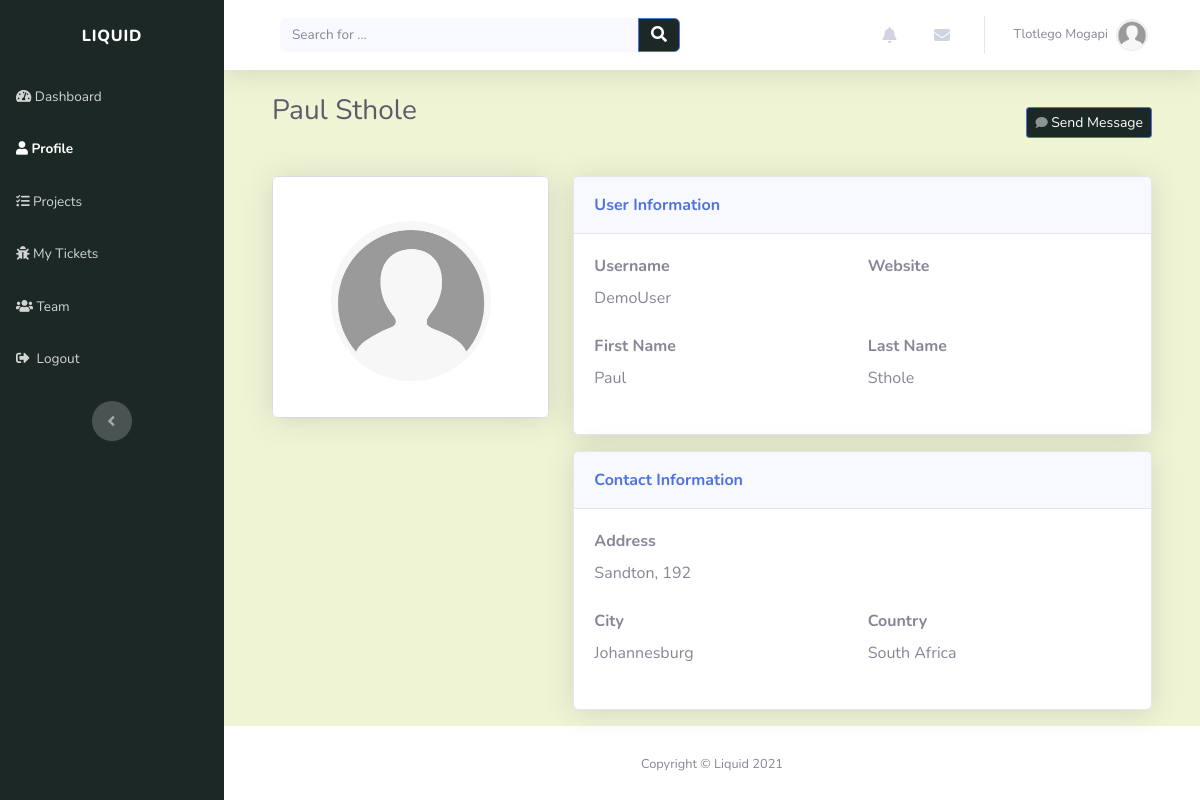
The app's page /account/profile/demo-useremailcom-44lf7xgn/ (signed in), older data.
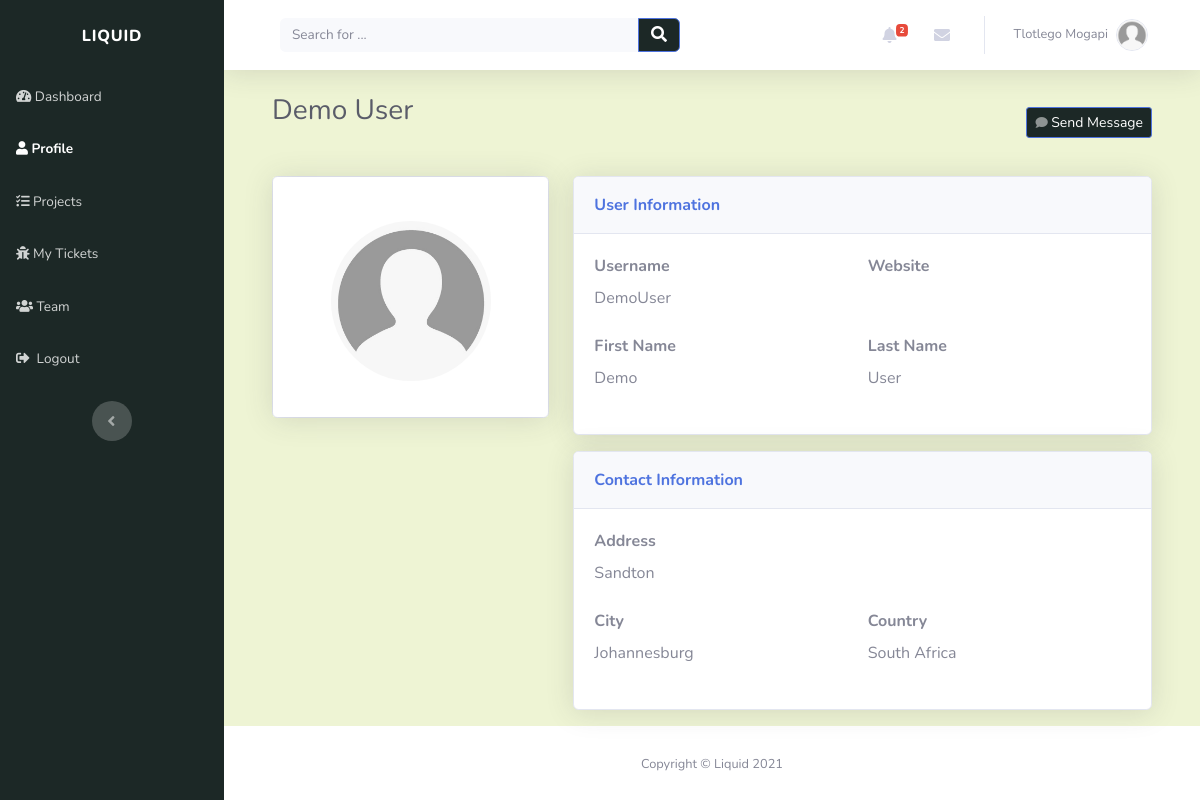
The same page, newer data.
### account/models.py (models this page shows, shortened)
class Profile(models.Model):
    user = models.OneToOneField(settings.AUTH_USER_MODEL, on_delete=models.CASCADE, unique=True)
    profile_picture = models.ImageField(default='default.jpg', upload_to='profile_images', blank=True)
    website = models.URLField(blank=True)
    first_name = models.CharField(max_length=30, blank=True)
    last_name = models.CharField(max_length=30, blank=True)
    address = models.CharField(max_length=50, blank=True)
    city = models.CharField(max_length=50, blank=True)
    country = models.CharField(max_length=50, blank=True)
    slug = models.SlugField(unique=True, blank=True)

class Account(AbstractBaseUser):
    email = models.EmailField(verbose_name="email", max_length=30, unique=True)
    username = models.CharField(max_length=30, unique=True)
    date_created = models.DateTimeField(verbose_name="date created", auto_now_add=True)
    last_login = models.DateTimeField(verbose_name="last login", auto_now=True)
    is_admin = models.BooleanField(default=False)
    is_staff = models.BooleanField(default=False)
    is_active = models.BooleanField(default=True)
    is_super_user = models.BooleanField(default=False)
    USERNAME_FIELD = 'email'
    REQUIRED_FIELDS = ['username']
    objects = AccountManager()

### account/views.py (the view)
# urls.py: path('profile/<slug:slug>/', views.profile_detail_view, name="view_profile"),
@login_required(login_url='login_page')
def profile_detail_view(request, slug):
    context = {}
    context['user_profile'] = get_object_or_404(Profile, slug=slug)
    return render(request, "account/profile_detail.html", context)

### index/custom_processors.py (called while the page is built)
def profile_processor(request):
    if request.user.is_authenticated:
        user = request.user
        user_profile = get_object_or_404(Profile, user=user)
        user_messages = DirectMessage.objects.filter(receiver=user_profile).order_by('-created_on')[:5]
        user_alerts = Alert.objects.filter(user=user_profile).order_by('-created_on')[:5]
        return {'profile': user_profile, 'direct_messages': user_messages, 'alerts': user_alerts}
    else:
        return{}

### account/templates/account/profile_detail.html (shortened to what the changed rows need)
{% extends "index/header.html" %}
{% block content %}
<div class="container-fluid">
    <div class="d-sm-flex justify-content-between align-items-center mb-4">
		<h3 class="text-dark mb-4">{{user_profile.first_name}} {{user_profile.last_name}}</h3>
        <a
            class="btn btn-primary btn-sm d-none d-sm-inline-block"
            role="button"
            href="#"
            style="background: rgb(28, 40, 38)"
            ><em class="fas fa-comment fa-sm text-white-50"></em>&nbsp;Send Message</a
        >
	</div>
    <div class="row mb-3">
        <div class="col-lg-4">
            <div class="card mb-3">
                <div class="card-body text-center shadow">
                    <img
                        class="rounded-circle mb-3 mt-4"
                        src="{{user_profile.profile_picture.url}}"
                        width="160"
                        height="160"
                        alt="user profile"
                    />
                </div>
            </div>
        </div>
        <div class="col-lg-8">
            <div class="row">
                <div class="col">
                    <div class="card shadow mb-3">
                        <div class="card-body">
                                <div class="form-row">
                                    <div class="col">
                                        <div class="form-group">
                                            <label for="username"><strong>Username</strong></label>
                                            <p class="mb-4">{{ user_profile.user.username }}</p>
                                        </div>
                                    </div>
                                </div>
                                <div class="form-row">
                                    <div class="col">
                                        <div class="form-group">
                                            <label for="first_name"><strong>First Name</strong></label>
                                            <p class="mb-4">{{ user_profile.first_name }}</p>
                                        </div>
                                    </div>
                                    <div class="col">
                                        <div class="form-group">
                                            <label for="last_name"><strong>Last Name</strong></label>
                                            <p class="mb-4">{{ user_profile.last_name }}</p>
                                        </div>
                                    </div>
                                </div>
                            </div>
                        </div>
                        <div class="card shadow">
                            <div class="card-body">
                                <div class="form-group">
                                    <label for="address"><strong>Address</strong></label>
                                    <p class="mb-4">{{ user_profile.address }}</p>
                                </div>
                                <div class="form-row">
                                    <div class="col">
                                        <div class="form-group">
                                            <label for="city"><strong>City</strong></label>
                                            <p class="mb-4">{{ user_profile.city }}</p>
                                        </div>
                                    </div>
                                    <div class="col">
                                        <div class="form-group">
                                            <label for="country"><strong>Country</strong></label>
                                            <p class="mb-4">{{ user_profile.country }}</p>
                                        </div>
                                    </div>
                                </div>
                            </div>
                        </div>
                </div>
            </div>
        </div>
    </div>
</div>
{% endblock %}

### index/templates/index/snippets/navbar.html (shortened to what this page needs)
<nav
	class="navbar navbar-light navbar-expand bg-white shadow mb-4 topbar static-top"
	style="background: rgb(238, 244, 212)"
>
	<div class="container-fluid">
		<div class="container-fluid">
			<form
				method="GET"
				action="{% url 'index_page' %}"
				target="_self"
				class="form-inline d-none d-sm-inline-block mr-auto ml-md-3 my-2 my-md-0 mw-100 navbar-search"
			>
				<div class="input-group">
					<input
						class="bg-light form-control border-0 small"
						type="search"
						placeholder="Search for ..."
						value="{{query}}"
						name="q"
					/>
					<div class="input-group-append">
						<button class="btn btn-primary py-0" type="submit" style="background: rgb(28, 40, 38)">
							<em class="fas fa-search"></em>
						</button>
					</div>
				</div>
			</form>
			<ul class="nav navbar-nav flex-nowrap ml-auto">
				<li class="nav-item dropdown no-arrow mx-1">
					<div class="nav-item dropdown no-arrow">
						<a class="dropdown-toggle nav-link" data-toggle="dropdown" aria-expanded="false" href="#"
							>{% if alerts %}<span class="badge badge-danger badge-counter">{{alerts.count}}</span>
							{%endif%}<em class="fas fa-bell fa-fw"></em
						></a>
					</div>
				</li>
				<li class="nav-item dropdown no-arrow mx-1">
					<div class="nav-item dropdown no-arrow">
						<a class="dropdown-toggle nav-link" data-toggle="dropdown" aria-expanded="false" href="#"
							><em class="fas fa-envelope fa-fw"></em></a
						>
					</div>
				</li>
				<li class="nav-item dropdown no-arrow">
					<div class="nav-item dropdown no-arrow">
						<a class="dropdown-toggle nav-link" data-toggle="dropdown" aria-expanded="false" href="#"
							><span class="d-none d-lg-inline mr-2 text-gray-600 small">
								{% if profile.first_name and profile.last_name %} {{profile.first_name}}
								{{profile.last_name}} {% else %} {{user}} {%endif%}
							</span>
							<img
								class="border rounded-circle img-profile"
								src="{{profile.profile_picture.url}}"
								alt="user image"
							/>
						</a>
					</div>
				</li>
			</ul>
		</div>
	</div>
</nav>

Row changes from the older to the newer data that the page shows:
changed Profile "Johannesburg": first_name "Paul" → "Demo"; last_name "Sthole" → "User"; address "Sandton, 192" → "Sandton"
Text that changed along with them:
{{ alerts.count }}: (not shown) → "2"
